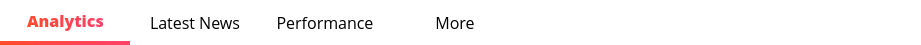
       <widget class="QWidget" name="widget_3" native="true">
        <property name="geometry">
         <rect>
          <x>0</x>
          <y>0</y>
          <width>921</width>
          <height>45</height>
         </rect>
        </property>
        <property name="styleSheet">
         <string notr="true">QWidget{
background-color: rgb(255, 255, 255);
}
QPushButton {
    border: none;
    padding: 5px 10px;
    font-size: 16px;
    font-weight: normal;
    color: black;
}

QPushButton:checked {
    border-bottom: 4px solid qlineargradient(x1:0, y1:0, x2:1, y2:0, stop:0 #FF4B2B, stop:1 #FF416C);
    border-right: none;
    border-top: none;
    color: qlineargradient(x1:0, y1:0, x2:1, y2:0, stop:0 #FF4B2B, stop:1 #FF416C);
    font-weight: 700;
}

QPushButton:hover {
    background-color: qlineargradient(x1:0, y1:0, x2:1, y2:0, stop:0 #f2f2f2, stop:1 #e6e6e6);
}</string>
        </property>
        <widget class="QPushButton" name="pushButton_27">
         <property name="enabled">
          <bool>false</bool>
         </property>
         <property name="geometry">
          <rect>
           <x>0</x>
           <y>0</y>
           <width>131</width>
           <height>45</height>
          </rect>
         </property>
         <property name="font">
          <font>
           <family>Open Sans</family>
           <pointsize>-1</pointsize>
           <weight>50</weight>
           <bold>false</bold>
          </font>
         </property>
         <property name="cursor">
          <cursorShape>ArrowCursor</cursorShape>
         </property>
         <property name="styleSheet">
          <string notr="true"/>
         </property>
         <property name="text">
          <string>Analytics</string>
         </property>
         <property name="checkable">
          <bool>true</bool>
         </property>
         <property name="checked">
          <bool>true</bool>
         </property>
        </widget>
        <widget class="QPushButton" name="pushButton_28">
         <property name="geometry">
          <rect>
           <x>130</x>
           <y>0</y>
           <width>130</width>
           <height>45</height>
          </rect>
         </property>
         <property name="font">
          <font>
           <family>Open Sans</family>
           <pointsize>-1</pointsize>
           <weight>50</weight>
           <bold>false</bold>
          </font>
         </property>
         <property name="cursor">
          <cursorShape>PointingHandCursor</cursorShape>
         </property>
         <property name="styleSheet">
          <string notr="true"/>
         </property>
         <property name="text">
          <string>Latest News</string>
         </property>
         <property name="checkable">
          <bool>false</bool>
         </property>
        </widget>
        <widget class="QPushButton" name="pushButton_29">
         <property name="geometry">
          <rect>
           <x>260</x>
           <y>0</y>
           <width>130</width>
           <height>45</height>
          </rect>
         </property>
         <property name="font">
          <font>
           <family>Open Sans</family>
           <pointsize>-1</pointsize>
           <weight>50</weight>
           <bold>false</bold>
          </font>
         </property>
         <property name="cursor">
          <cursorShape>PointingHandCursor</cursorShape>
         </property>
         <property name="styleSheet">
          <string notr="true"/>
         </property>
         <property name="text">
          <string>Performance</string>
         </property>
        </widget>
        <widget class="QPushButton" name="pushButton_30">
         <property name="geometry">
          <rect>
           <x>390</x>
           <y>0</y>
           <width>130</width>
           <height>45</height>
          </rect>
         </property>
         <property name="font">
          <font>
           <family>Open Sans</family>
           <pointsize>-1</pointsize>
           <weight>50</weight>
           <bold>false</bold>
          </font>
         </property>
         <property name="cursor">
          <cursorShape>PointingHandCursor</cursorShape>
         </property>
         <property name="styleSheet">
          <string notr="true"/>
         </property>
         <property name="text">
          <string>More</string>
         </property>
        </widget>
       </widget>
